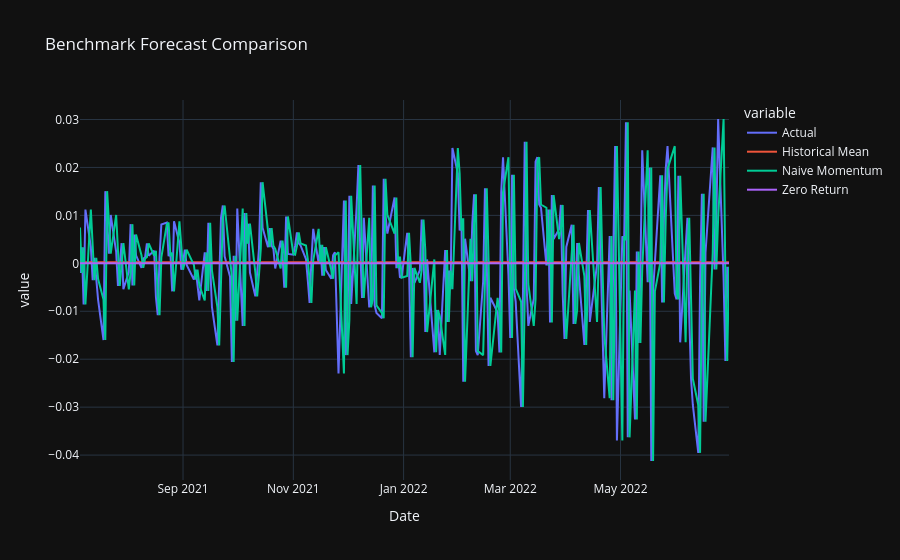

The notebook cell saved with this chart:
### Code cell
# Plot Benchmark forecasts
comparison = pd.DataFrame({
    'Actual' : test[target],
    'Historical Mean' : mean_forecast,
    'Naive Momentum' : naive_forecast,
    'Zero Return' : zero_forecast
})

comparison.iloc[:250].plot(
    title = 'Benchmark Forecast Comparison'
)

### Figure 1 — Plotly figure (JSON) as saved in the notebook; plotly's stock layout.template omitted (floating-point values rounded to 4 significant figures; data arrays with more than 128 entries replaced by an {"elided": "..."} marker saying what was removed)
{"data": [{"hovertemplate": "variable=Actual<br>Date=%{x}<br>value=%{y}<extra></extra>", "legendgroup": "Actual", "line": {"color": "#636efa", "dash": "solid"}, "marker": {"symbol": "circle"}, "mode": "lines", "name": "Actual", "orientation": "v", "showlegend": true, "type": "scatter", "x": {"elided": "250 str values"}, "xaxis": "x", "y": {"elided": "250 float values"}, "yaxis": "y"}, {"hovertemplate": "variable=Historical Mean<br>Date=%{x}<br>value=%{y}<extra></extra>", "legendgroup": "Historical Mean", "line": {"color": "#EF553B", "dash": "solid"}, "marker": {"symbol": "circle"}, "mode": "lines", "name": "Historical Mean", "orientation": "v", "showlegend": true, "type": "scatter", "x": {"elided": "250 str values"}, "xaxis": "x", "y": {"elided": "250 float values"}, "yaxis": "y"}, {"hovertemplate": "variable=Naive Momentum<br>Date=%{x}<br>value=%{y}<extra></extra>", "legendgroup": "Naive Momentum", "line": {"color": "#00cc96", "dash": "solid"}, "marker": {"symbol": "circle"}, "mode": "lines", "name": "Naive Momentum", "orientation": "v", "showlegend": true, "type": "scatter", "x": {"elided": "250 str values"}, "xaxis": "x", "y": {"elided": "250 float values"}, "yaxis": "y"}, {"hovertemplate": "variable=Zero Return<br>Date=%{x}<br>value=%{y}<extra></extra>", "legendgroup": "Zero Return", "line": {"color": "#ab63fa", "dash": "solid"}, "marker": {"symbol": "circle"}, "mode": "lines", "name": "Zero Return", "orientation": "v", "showlegend": true, "type": "scatter", "x": {"elided": "250 str values"}, "xaxis": "x", "y": {"elided": "250 float values"}, "yaxis": "y"}], "layout": {"legend": {"title": {"text": "variable"}, "tracegroupgap": 0}, "title": {"text": "Benchmark Forecast Comparison"}, "xaxis": {"anchor": "y", "domain": [0, 1], "title": {"text": "Date"}}, "yaxis": {"anchor": "x", "domain": [0, 1], "title": {"text": "value"}}}}
